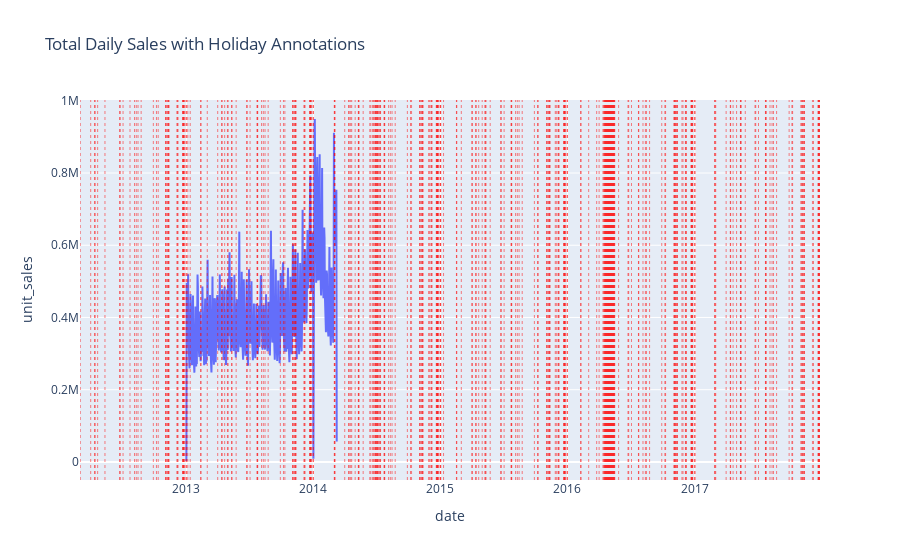

Notebook code for this chart:
### Code cell
# === Time Trends with Holiday Overlay ===
holiday_dates = holidays.loc[holidays['transferred'] == False, 'date'].unique()

fig = px.line(daily_sales, x="date", y="unit_sales", title="Total Daily Sales with Holiday Annotations")
for d in holiday_dates:
    fig.add_vline(x=d, line_width=0.5, line_dash="dot", line_color="red")
fig.show()
